Frame 1 (no input): blank canvas, image omitted
Frame 60 (no input): blank canvas, image omitted
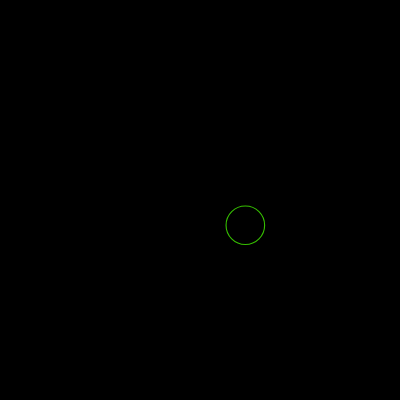
Frame 120 (the mouse pressed at the canvas centre since frame 60)

The p5.js sketch whose frames 1 and 60 were blank and that drew this single picture after the mouse press (run headless with seeded random() and noise() and a simulated clock; from frame 60 on, the mouse is pressed at the canvas centre):

// p5.js sketch
// ── sketch.js
//Projeto POO - Bolhas - 03

//Criando o array de bolhas
let bolhas = [];

function setup() {
  createCanvas(400, 400);
}

function draw() {
  background(0);
  for(let i =0;i < bolhas.length;i++){
    bolhas[i].exibir();
    bolhas[i].mover();
    bolhas[i].colidir();
  }
}

//---------Criando a função clik------
function mousePressed(){
  let r = random(10,50);
  let bolha = new Bolha(mouseX, mouseY, color(random(1,255),random(1,255),0),r);
  bolhas.push(bolha);
}
// ── bolha.js
class Bolha{
  constructor(x,y,s,r){
    this.x=x;
    this.y=y;
    this.s=s;
    this.r=r;
    this.xVelocidade = random(-2,6);
    this.yVelocidade = random(2,-6);
  }
  exibir(){
    stroke(this.s)
    strokeWeight(random(1,5))
    noFill();
    circle(this.x,this.y,this.r);
  }
  mover(){
    this.x += this.xVelocidade;
    this.y += this.yVelocidade;
  }
  colidir(){
    if(this.x >400 || this.x<0){
      this.xVelocidade *= -1;
    }
    if(this.y > 400 || this.y<0){
      this.yVelocidade *= -1;
    }
  }
}
